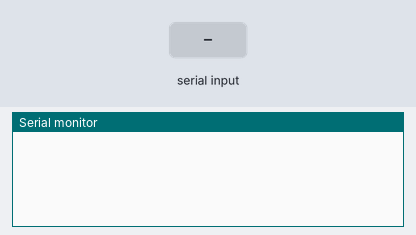
A sketch run on a simulated SparkFun Pro Micro, built with avr-gcc and run on an emulated ATmega32U4. Parts: the last lines printed to the serial monitor. The test bench sets the inputs (shaded band).

Above: at 1.2 s.
1.3 s: "90,45\n" received over the second serial link
At 1.7 s:
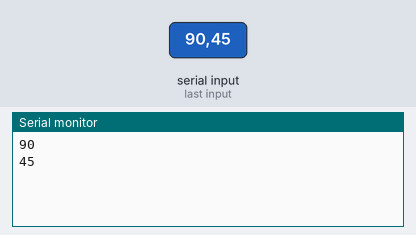
2.8 s: "30,150\n" received over the second serial link
At 4.8 s:
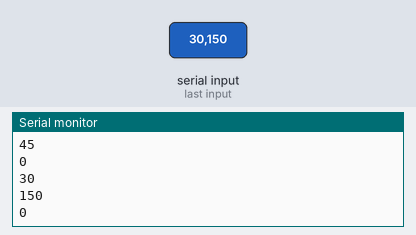
Timing chart, 0 to 6.3 s (numbered marks = the images above; inputs shaded):
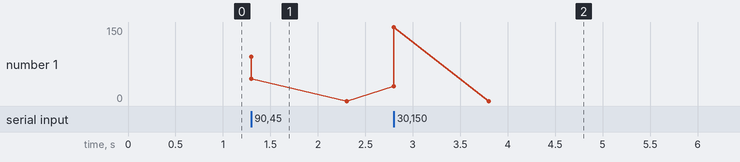

The sketch:

ProMicro.ino
```cpp
// Pro Micro

#include <SoftwareSerial.h>

#define TX_PIN 3
#define RX_PIN 2

int PRES = A2;
int protocol = 0;

int pre = 0;   // 감압 값
SoftwareSerial rss485(RX_PIN, TX_PIN);


void setup() {
  rss485.begin(115200);
  Serial.begin(115200);
  pinMode(PRES, INPUT);
}

void loop() {
  if (rss485.available()) {
    protocol = rss485.parseInt();
    Serial.println(protocol);
  }

  if (protocol == 2) {
    protocol = 0;  // 종료 명령을 수신한 후 바로 종료
  }
  else if (protocol == 1) {
    pre = analogRead(PRES);
    rss485.print(pre);
    delay(100);
  }
}
```

Measured:
- after the input at 1.3 s, the serial monitor: prints a new line at once (image 1)
- after the input at 2.8 s, the serial monitor: prints a new line at once (image 2)
